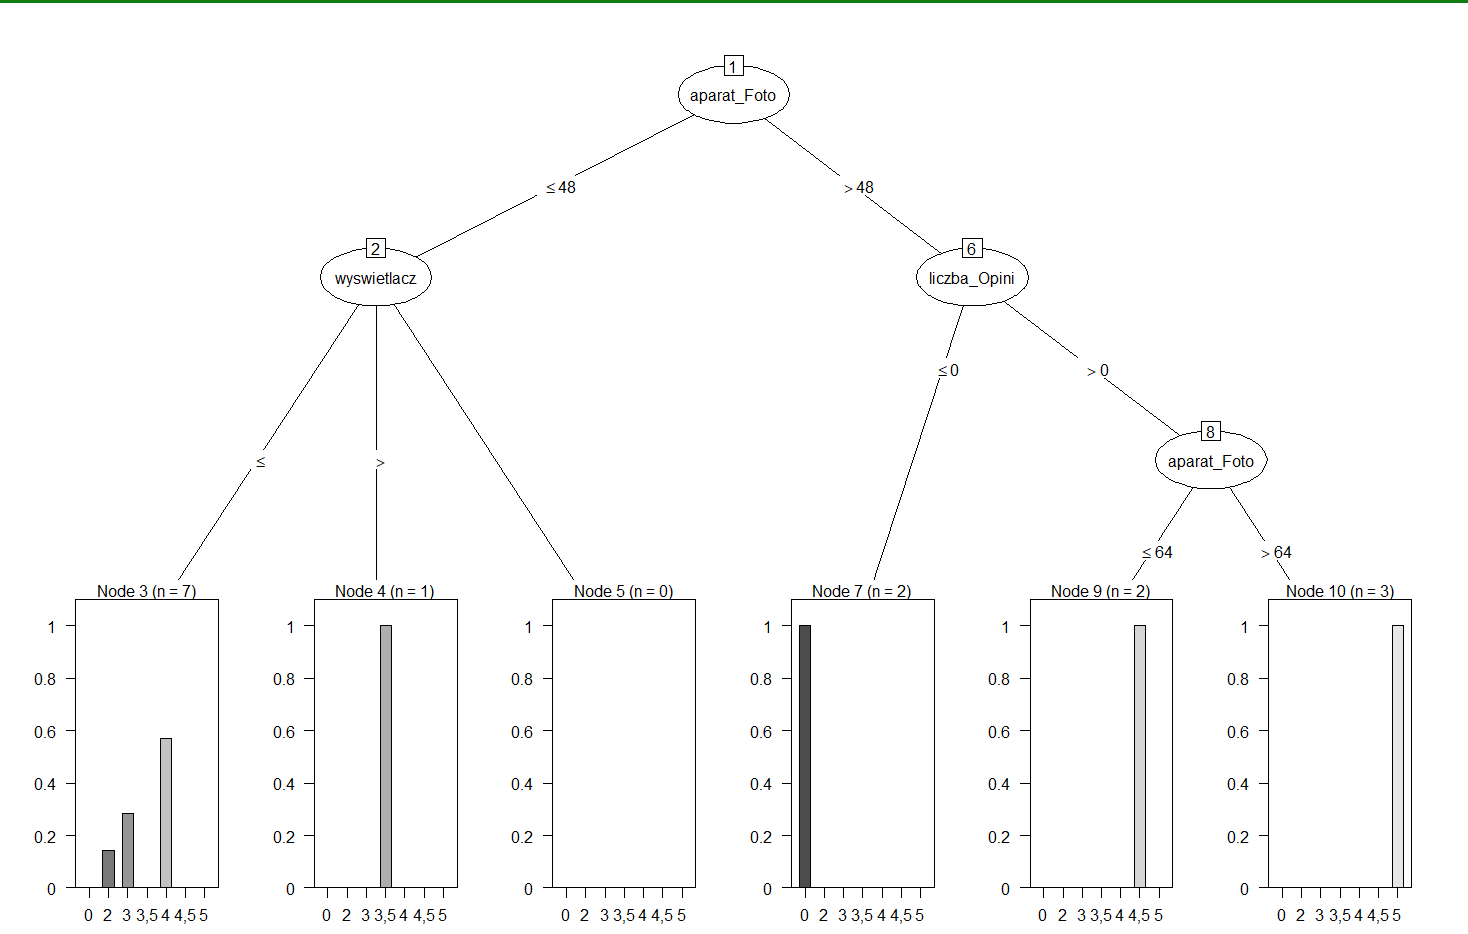

The script that drew this image:
install.packages("C50")
require(C50)
Xaomi <-read.csv('Xaomi.csv')
data <- Xaomi[-c(1,7,10)]
str(data)
data[,'ocena_klienta']<-factor(data[,'ocena_klienta'])
data[0:6]
m1 <- C5.0 (data[0:6],factor(data$ocena_klienta))
summary(m1)
plot(m1)
install.packages("C50")
